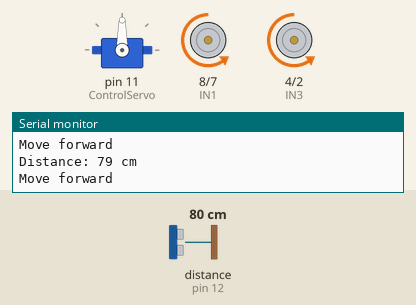
Simulated run of this sketch. Board: Arduino Uno, built with avr-gcc and run on an emulated ATmega328P. On the bench: servo, motor-driver pin pairs drawn as motors (green arrow = first pin HIGH = forward, orange = second pin HIGH = backward, longer = more drive, scaled by the enable pin), the last lines printed to the serial monitor. Wiring (inferred from the names in the program): ultrasonic range finder: trigger pin 13; echo pin 12. Inputs (shaded band) come from the test bench; at power-on: distance to the obstacle (sensor on pin 12) 80 cm. The echo pulse lasts 58.3 µs per cm.

Above: at 1.7 s.
1.8 s: distance to the obstacle (sensor on pin 12) set to 2 cm
At 4.1 s:
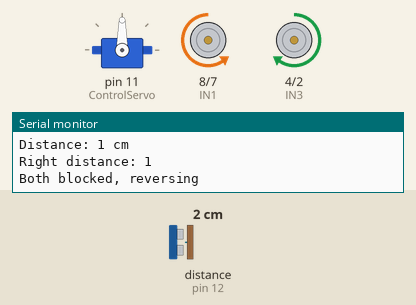
4.8 s: distance to the obstacle (sensor on pin 12) set to 19 cm
7.8 s: distance to the obstacle (sensor on pin 12) set to 24 cm
At 8.4 s:
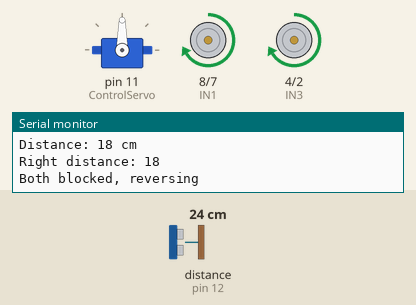
10.8 s: distance to the obstacle (sensor on pin 12) set to 4 cm
At 11.16 s:
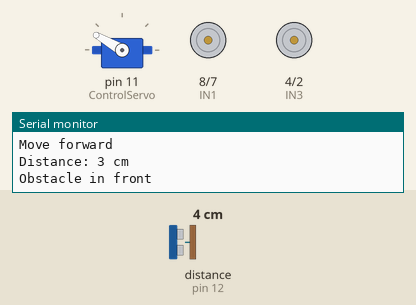
Timing chart, 0 to 14.8 s (numbered marks = the images above; inputs shaded):
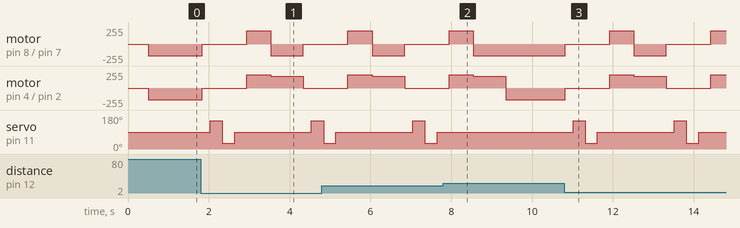

Measured:
- the behaviour switches between 21 and 22 cm on distance to the obstacle (sensor on pin 12) (found by bisection; images 1 and 2)
- after the input at 1.8 s, motor on pin 8 (IN1) / pin 7 (IN2): backward 175/255 → stopped at once, → forward 200/255 1.1 s later, → backward 175/255 0.60 s later, → stopped 0.80 s later; motor on pin 4 (IN3) / pin 2 (IN4): backward 175/255 → stopped at once, → forward 200/255 1.1 s later, → forward 175/255 0.60 s later, → stopped 0.80 s later
- after the input at 7.8 s, motor on pin 8 (IN1) / pin 7 (IN2): goes on until 8.6 s, then stays backward 175/255; servo on pin 11 (ControlServo): stays 90° (without the input it goes to 150° after 1.8 s)

The sketch:

uno-buggy.ino
```cpp
#include <Servo.h>

Servo ControlServo;

// Pin Definitions
const int IN4 = 2;
const int ENB = 3;
const int IN3 = 4;
const int IN2 = 7;
const int IN1 = 8;
const int ENA = 6;
const int EchoSensor = 12;
const int TrigSensor = 13;

long distance;
const int distance_collision = 20;

void setup() {
  pinMode(IN4, OUTPUT);
  pinMode(ENB, OUTPUT);
  pinMode(IN3, OUTPUT);
  pinMode(IN2, OUTPUT);
  pinMode(IN1, OUTPUT);
  pinMode(ENA, OUTPUT);

  Serial.begin(9600);
  pinMode(EchoSensor, INPUT);
  pinMode(TrigSensor, OUTPUT);

  ControlServo.attach(11);
  ControlServo.write(90);
  delay(500); // Give it time to center on startup
}

void measureAndPrintDistance() {
  digitalWrite(TrigSensor, LOW);
  delayMicroseconds(2);
  digitalWrite(TrigSensor, HIGH);
  delayMicroseconds(10);
  digitalWrite(TrigSensor, LOW);

  long duration = pulseIn(EchoSensor, HIGH);
  distance = (duration / 2) * 0.0343;

  Serial.print("Distance: ");
  Serial.print(distance);
  Serial.println(" cm");
}

void stopMotors() {
  analogWrite(ENA, 0);
  analogWrite(ENB, 0);
  digitalWrite(IN1, LOW);
  digitalWrite(IN2, LOW);
  digitalWrite(IN3, LOW);
  digitalWrite(IN4, LOW);
}

void moveForward() {
  analogWrite(ENA, 175);
  analogWrite(ENB, 175);
  digitalWrite(IN1, LOW);
  digitalWrite(IN2, HIGH);
  digitalWrite(IN3, LOW);
  digitalWrite(IN4, HIGH);
}

void moveBackward() {
  analogWrite(ENA, 200);
  analogWrite(ENB, 200);
  digitalWrite(IN1, HIGH);
  digitalWrite(IN2, LOW);
  digitalWrite(IN3, HIGH);
  digitalWrite(IN4, LOW);
}

void turnLeft() {
  analogWrite(ENA, 175);
  analogWrite(ENB, 175);
  // Tank Turn: Left motor backward, Right motor forward
  digitalWrite(IN1, HIGH);
  digitalWrite(IN2, LOW);
  digitalWrite(IN3, LOW);
  digitalWrite(IN4, HIGH);
}

void turnRight() {
  analogWrite(ENA, 175);
  analogWrite(ENB, 175);
  // Tank Turn: Left motor forward, Right motor backward
  digitalWrite(IN1, LOW);
  digitalWrite(IN2, HIGH);
  digitalWrite(IN3, HIGH);
  digitalWrite(IN4, LOW);
}

void checkAndTurn() {
  // Check left
  ControlServo.write(150);
  delay(300);
  measureAndPrintDistance();
  long leftDistance = distance;
  Serial.print("Left distance: ");
  Serial.println(leftDistance);

  // Check right
  ControlServo.write(30);
  delay(300);
  measureAndPrintDistance();
  long rightDistance = distance;
  Serial.print("Right distance: ");
  Serial.println(rightDistance);

  // Return servo to center
  ControlServo.write(90);
  delay(300);

  // Decide direction
  bool leftFree = leftDistance > distance_collision;
  bool rightFree = rightDistance > distance_collision;

  if (leftFree && !rightFree) {
    Serial.println("Turning left");
    turnLeft();
    delay(500);
    stopMotors();
  } else if (!leftFree && rightFree) {
    Serial.println("Turning right");
    turnRight();
    delay(500);
    stopMotors();
  } else if (leftFree && rightFree) {
    Serial.println("Both free, defaulting right");
    turnRight();
    delay(500);
    stopMotors();
  } else {
    Serial.println("Both blocked, reversing");
    moveBackward();
    delay(600);
    // Spin around
    turnRight();
    delay(800);
    stopMotors();
  }
}

void loop() {
  measureAndPrintDistance();

  if (distance > distance_collision){
    Serial.println("Move forward");
    moveForward();
    delay(50);
  } else {
    Serial.println("Obstacle in front");
    stopMotors();
    delay(200); // Pause to stabilize before scanning
    checkAndTurn();
  }
}
```
